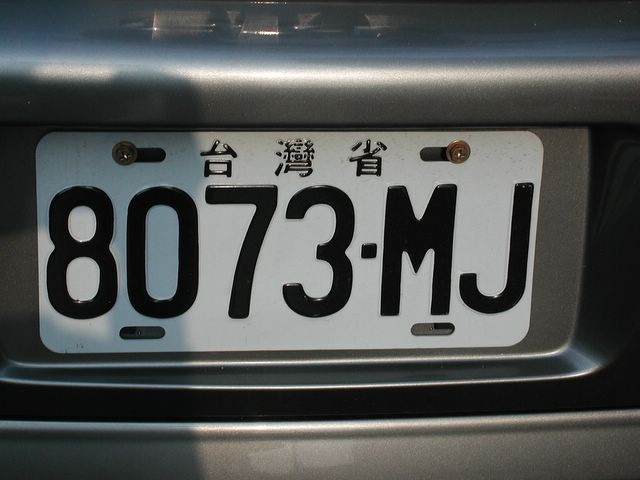
#> input picture TESTFY/picture/P1010054.jpg, 640 x 480 px
$ python -i Preprocess.py   (imports and definitions only)
#> lines starting #> are read from the running program, lines starting #| are printed output that depends on the picture; after the words box and inside, x2 and y2 are one past the last pixel; in counts of white or black regions, pixels touching at a corner belong together
#> further down, picture is the input picture: shape (480, 640, 3); mean B, G, R 82.5, 83.8, 80.6
# Preprocess.py

import cv2
import numpy as np
import math

# module level variables ##########################################################################
GAUSSIAN_SMOOTH_FILTER_SIZE = (5, 5)       #高斯模糊x和y的大小
ADAPTIVE_THRESH_BLOCK_SIZE = 21 ##19is original value ###still repairing ###27 is good
ADAPTIVE_THRESH_WEIGHT = 3 ## 3repair=O,U,R|||13repiar=8,6  originalvalue =9

###################################################################################################
def preprocess(imgOriginal):
    imgGrayscale = extractValue(imgOriginal)        ##HSV的V image

    imgMaxContrastGrayscale = maximizeContrast(imgGrayscale)     ##(原圖+開運算)-閉運算 的圖

    height, width = imgGrayscale.shape

    imgBlurred = np.zeros((height, width, 1), np.uint8)       #create grey image

    imgBlurred = cv2.GaussianBlur(imgMaxContrastGrayscale, GAUSSIAN_SMOOTH_FILTER_SIZE, 0)  ##高斯模糊

    imgThresh = cv2.adaptiveThreshold(imgBlurred, 255.0, cv2.ADAPTIVE_THRESH_GAUSSIAN_C, cv2.THRESH_BINARY_INV, ADAPTIVE_THRESH_BLOCK_SIZE, ADAPTIVE_THRESH_WEIGHT)####tresh值有需要修改

    return imgGrayscale, imgThresh
# end function

###################################################################################################
def extractValue(imgOriginal):
    height, width, numChannels = imgOriginal.shape      ##picture shape
#> height = 480; width = 640; numChannels = 3

    imgHSV = np.zeros((height, width, 3), np.uint8)     ##create a black image

    imgHSV = cv2.cvtColor(imgOriginal, cv2.COLOR_BGR2HSV)   ##BGR change HSV night space ##opencv default color is BGR
#> imgHSV: shape (480, 640, 3); mean H, S, V 56.6, 31.4, 86.1

    imgHue, imgSaturation, imgValue = cv2.split(imgHSV)     ##split image channel HSV(H爲0到360，S爲0到1，V爲0到255。)
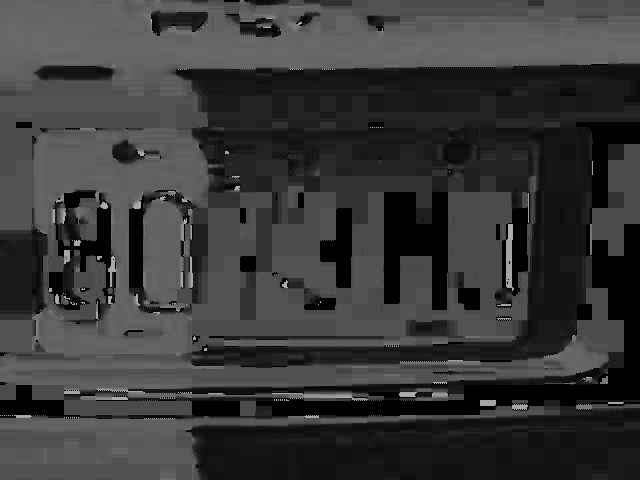
#> imgHue: shape (480, 640); min 0, max 177, mean 56.6
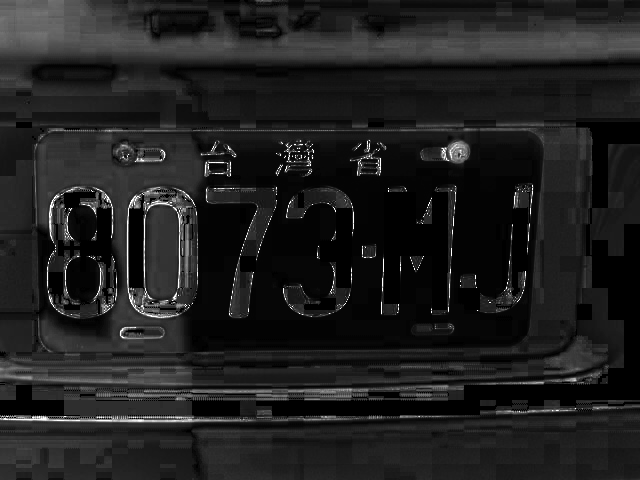
#> imgSaturation: shape (480, 640); min 0, max 255, mean 31.4
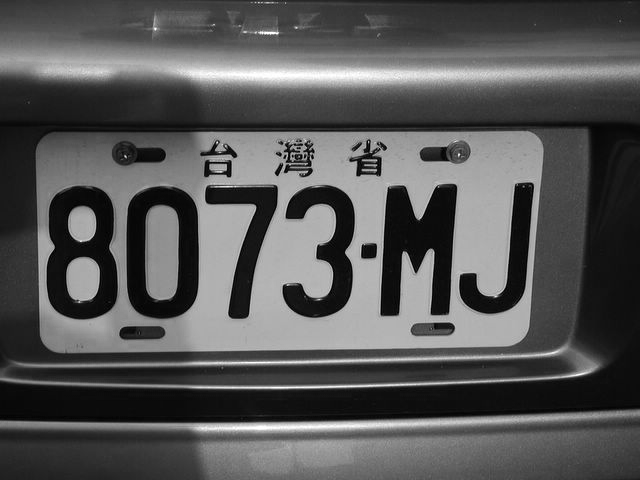
#> imgValue: shape (480, 640); min 0, max 255, mean 86.1

    return imgValue       ##return V
# end function

###################################################################################################
def maximizeContrast(imgGrayscale):                     ##red and original image

    height, width = imgGrayscale.shape                 ##image shape
#> height = 480; width = 640

    imgTopHat = np.zeros((height, width, 1), np.uint8)        ##grey image
    imgBlackHat = np.zeros((height, width, 1), np.uint8)      #grey image

    structuringElement = cv2.getStructuringElement(cv2.MORPH_RECT, (3, 3))    ##定义矩形         ####闭运算用来连接被误分为许多小块的对象，而开运算用于移除由图像噪音形成的斑点

    imgTopHat = cv2.morphologyEx(imgGrayscale, cv2.MORPH_TOPHAT, structuringElement) #原圖-開運算（侵蝕在膨脹
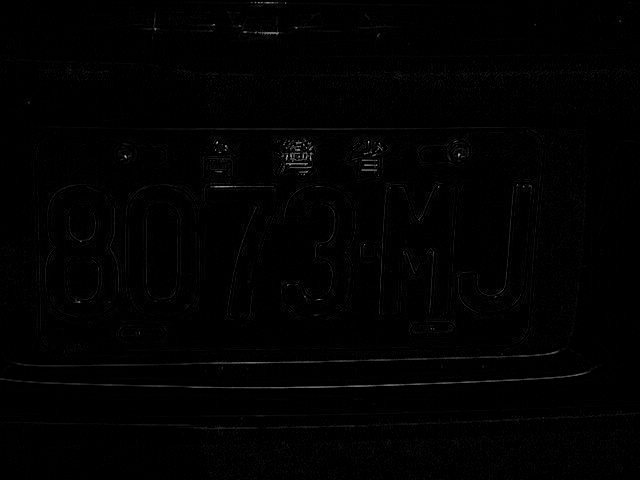
#> imgTopHat: shape (480, 640); min 0, max 193, mean 1.8

    imgBlackHat = cv2.morphologyEx(imgGrayscale, cv2.MORPH_BLACKHAT, structuringElement)#原圖-閉運算（膨脹在侵蝕

    imgGrayscalePlusTopHat = cv2.add(imgGrayscale, imgTopHat)           ##red and original image and 開運算image merge together
    imgGrayscalePlusTopHatMinusBlackHat = cv2.subtract(imgGrayscalePlusTopHat, imgBlackHat)  ##then subtract with 閉運算image

    return imgGrayscalePlusTopHatMinusBlackHat
# end function

>>> import cv2
>>> picture = cv2.imread('picture/P1010054.jpg')
>>> result = preprocess(picture)
#> in preprocess, `imgThresh = cv2.adaptiveThreshold(imgBlurred, 255.0, cv2.ADAPTIVE_THRE..`:
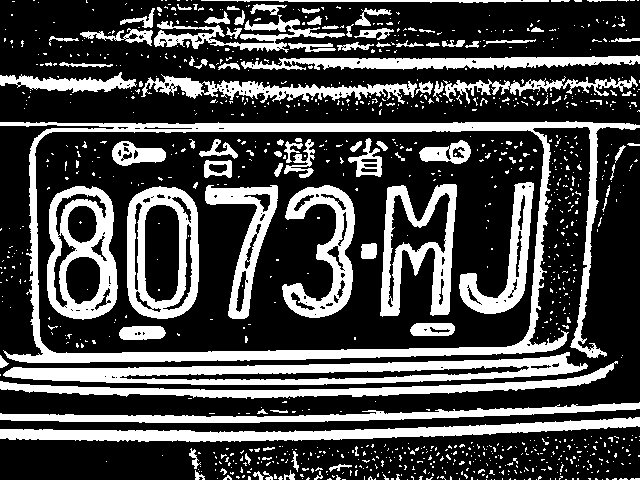
#> imgThresh: shape (480, 640); 28.6% white; 1069 white regions (968 under 20 px), largest, box (x1, y1, x2, y2) and area: (0, 121, 640, 363) 14818, (3, 352, 588, 385) 8038, (0, 417, 640, 442) 6176

$ run again, on TESTFY/picture/Taiwan_Province_License_Plate_1994-2008.jpg
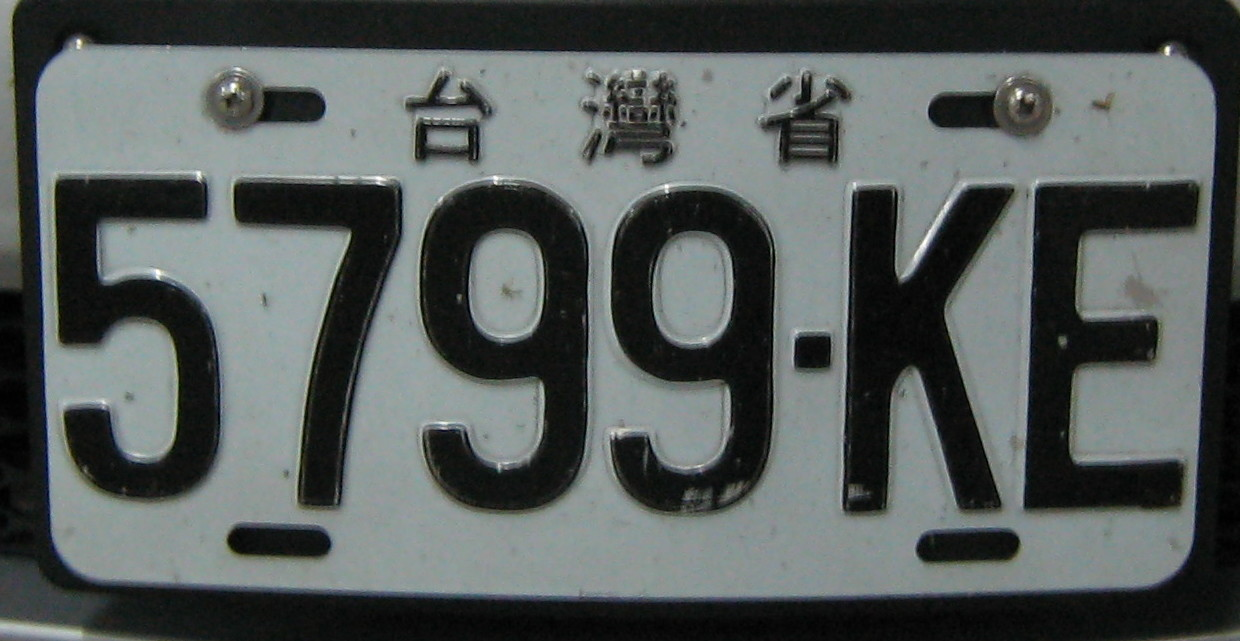
#> input picture TESTFY/picture/Taiwan_Province_License_Plate_1994-2008.jpg, 1240 x 641 px
#> picture is the input picture: shape (641, 1240, 3); mean B, G, R 90.1, 91.3, 85.2
#> imgHSV: shape (641, 1240, 3); mean H, S, V 73.7, 30.6, 92.5
#> in extractValue, `imgHue, imgSaturation, imgValue = cv2.split(imgHSV)`:
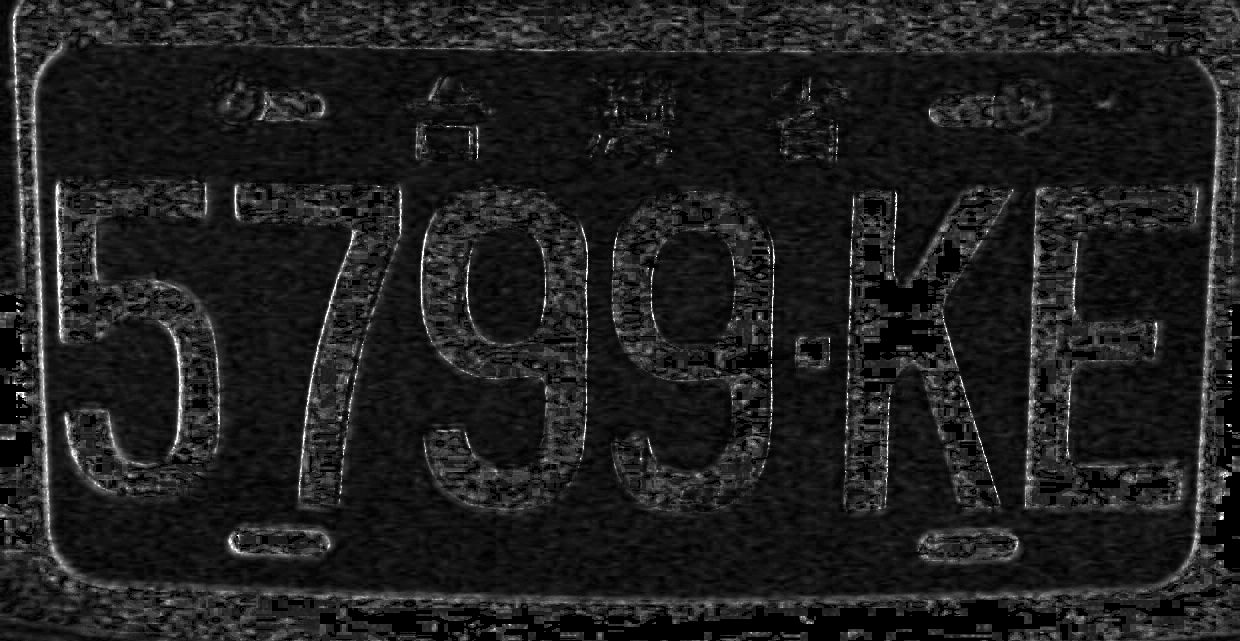
#> imgSaturation: shape (641, 1240); min 0, max 255, mean 30.6
#> in preprocess, `imgThresh = cv2.adaptiveThreshold(imgBlurred, 255.0, cv2.ADAPTIVE_THRE..`:
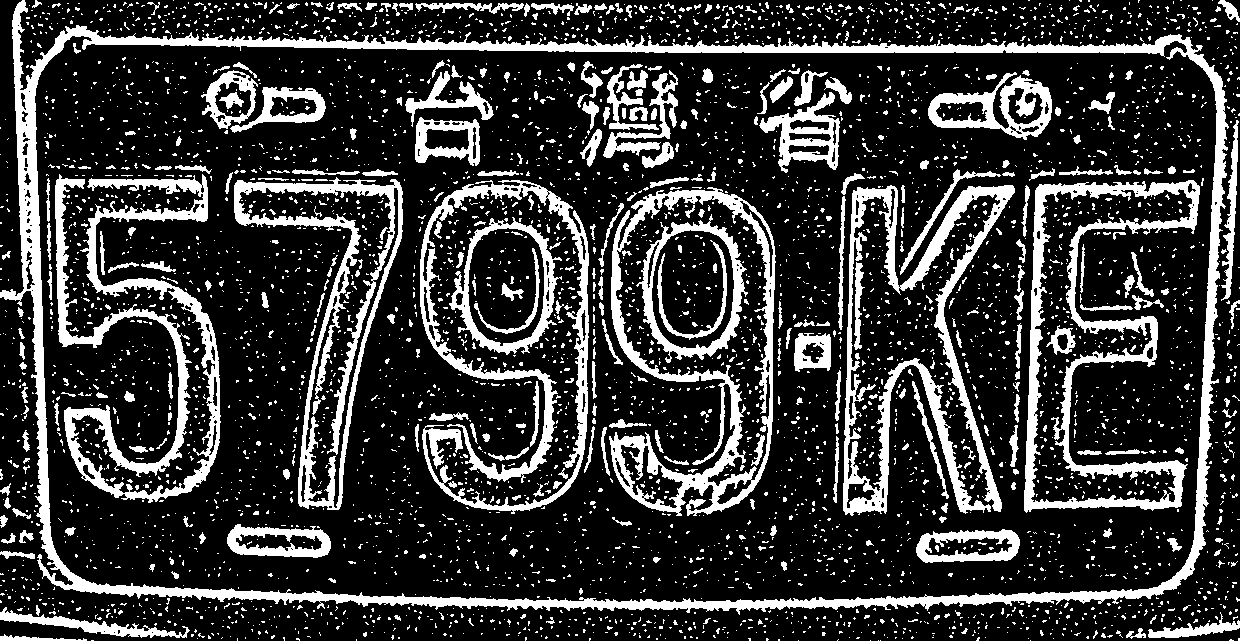
#> imgThresh: shape (641, 1240); 21.8% white; 4618 white regions (4255 under 20 px), largest, box (x1, y1, x2, y2) and area: (0, 0, 1229, 615) 32603, (55, 174, 221, 503) 12793, (843, 185, 1015, 516) 11948
